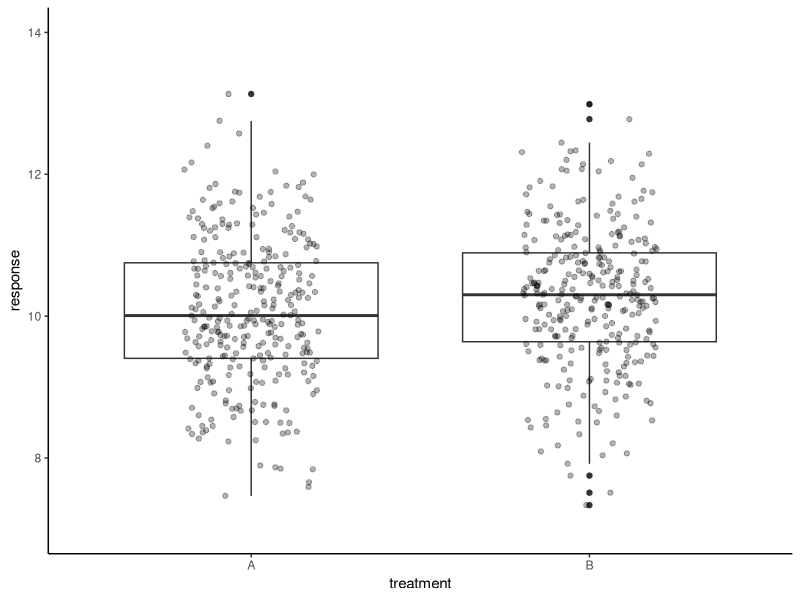

Reproduce this figure in R.
## ---- chunk 1
library(tidyverse)
## ---- chunk 2
#library(ggpubr)
set.seed(44)
treatment1 <- rnorm(300, mean=10.1, sd=1)
treatment2 <- rnorm(300, mean=10.3,sd=1)

#pval <- t.test(treatment1,treatment2)$p.value
df <- data.frame(treatment=c(rep("A",300),rep("B",300)),
                 response=c(treatment1,treatment2))
ggplot(df,
       aes(x=treatment, y=response))+
  geom_boxplot()+
  geom_jitter(width=0.2,alpha=0.3)+
  ylim(c(7,14))+
  #annotate(geom="text", x=2.3,y=13, label=paste("p =",round(pval,digits=2)))+
 # stat_compare_means(method="t.test")+
  theme_classic()
